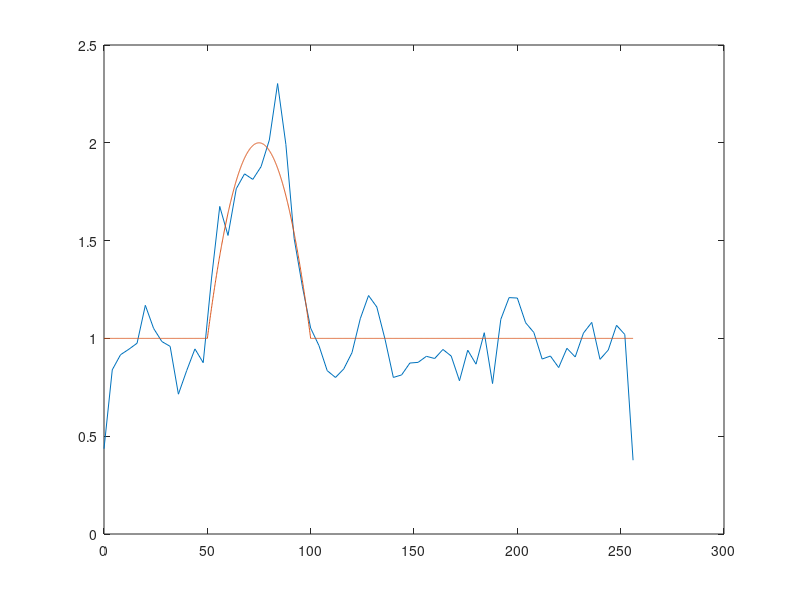
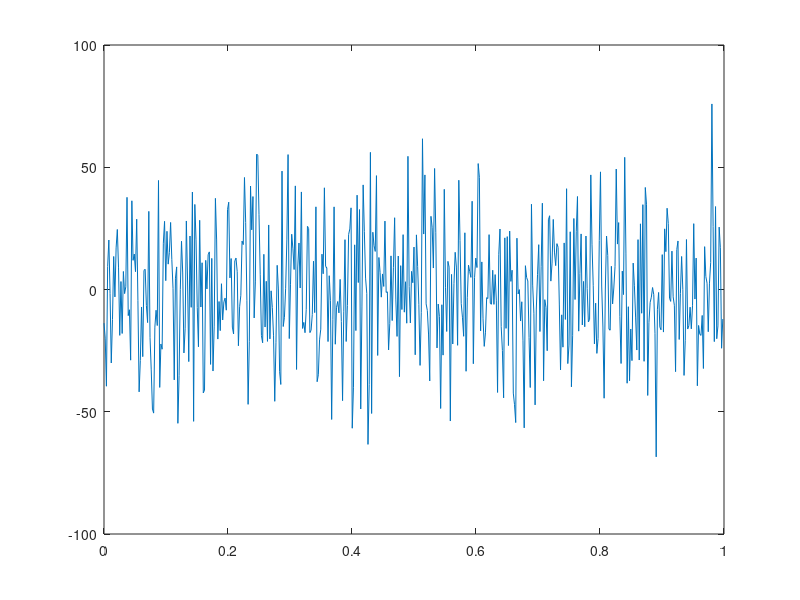

Recreate these plots in MATLAB, in order. (Note: this script raises an error after producing the figures.)
clear;
clc;

addpath ../../SDMBIGDAT19/CODES/
nSamples = 512; % number of samples
sampFreq = 512; % sampling frequency

% Quadratic chirp signal with the following parameters
snr = 10; % signal to nosie ratio
a1 = 10;
a2 = 3;
a3 = 3;

% Search range of phase coefficients
rmin = [1, 1, 1];
rmax = [180, 10, 10];

% number of independent PSO runs
nRuns = 8;

% Generate data  realization
timeVec = (0:(nSamples-1))/sampFreq;
freqVec = 0:0.1:256;

targetPSD = @(f) (f>=50 & f<=100).*(f-50).*(100-f)/625 + 1;
psdVec = targetPSD(freqVec);
sqrtPSD = sqrt(psdVec);
%FIXME Error: filter order is comparable to the length of the data itself!
%filtrOrdr = 500;
filtrOrdr = 100;

% Design a filter and pass white gaussian noise to pass through it.
b = fir2(filtrOrdr, freqVec/(sampFreq/2), sqrtPSD);
% now apply the filter to white gaussian noise to get our colored gaussian
% noise.
%NOTE We can first generate a much longer noise realization and then ...
%extract the number of samples we want. This can help us check if the PSD
%was designed correctly or not. This is not required for this assignment
%but included here as a guide.
%SDM Note how filter startup transient is handled
inNoise = randn(1,10*nSamples+filtrOrdr);
outNoise = sqrt(sampFreq)*fftfilt(b,inNoise);
%SDM Check PSD of noise
figure;
[pxx,f] = pwelch(outNoise, 128,[],[], sampFreq);
plot(f, pxx/2);%Taking care of factor of 2 for one-side vs. two-sided PSD
hold on;
plot(freqVec,psdVec);
%Extract the required number of samples
outNoise = outNoise((filtrOrdr+1):(filtrOrdr+1+nSamples-1));
figure;
plot(timeVec,outNoise);

% generate signal and combine it to noise
phaseVec = a1*timeVec + a2*timeVec.^2 + a3*timeVec.^3;
sigVec = sin(2*pi*phaseVec);
%FIXME Error: The normalized signal should be computed for colored noise (e.g., using normsig4psd). The 'norm' function is valid for the white noise case only.
%sigVec = snr*sigVec/norm(sigVec);
%FIXME The PSD vector has to be computed at positive DFT frequencies in order to use normsig4psd
dataLen = nSamples/sampFreq;
kNyq = floor(nSamples/2)+1;
posFreq = (0:(kNyq-1))*(1/dataLen);
psdPosFreq = targetPSD(posFreq); 
sigVec = normsig4psd(sigVec,sampFreq,psdPosFreq,snr);

dataVec = sigVec+outNoise;
%NOTE Plot data and signal
figure;
plot(timeVec,dataVec);
hold on;
plot(timeVec,sigVec);

% Input parameters for CRCBQCHRPPSO
inParams = struct('dataX', timeVec,...
                  'dataY', dataVec,...
                  'dataXSq',timeVec.^2,...
                  'dataXCb',timeVec.^3,...
                  'rmin',rmin,...
                  'rmax',rmax);

%FIXME Error: you were supposed to write your own version of crcbqcpso that handles a colored noise PSD. CRCBQCPSO assumes white noise. For the specified PSD, this does not affect the estimated amplitude significantly, but this will not be the case for some other PSD.
outStruct = crcbqcpso(inParams,struct('maxSteps',1000),nRuns);

% Plotting results
figure;
hold on;
plot(timeVec, dataVec, '.');
plot(timeVec, sigVec);
for lpruns = 1:nRuns
    plot(timeVec,outStruct.allRunsOutput(lpruns).estSig,'Color',[51,255,153]/255,'LineWidth',4.0);
end
plot(timeVec,outStruct.bestSig,'Color',[76,153,0]/255,'LineWidth',2.0);
legend('Data','Signal',...
       ['Estimated signal: ',num2str(nRuns),' runs'],...
       'Estimated signal: Best run');
disp(['Estimated parameters: a1=',num2str(outStruct.bestQcCoefs(1)),...
                             '; a2=',num2str(outStruct.bestQcCoefs(2)),...
                             '; a3=',num2str(outStruct.bestQcCoefs(3))]);